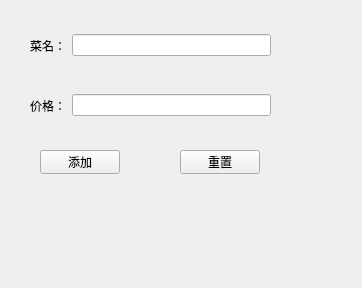
<?xml version="1.0" encoding="UTF-8"?>
<ui version="4.0">
 <class>addDishForm</class>
 <widget class="QWidget" name="addDishForm">
  <property name="geometry">
   <rect>
    <x>0</x>
    <y>0</y>
    <width>362</width>
    <height>288</height>
   </rect>
  </property>
  <property name="windowTitle">
   <string>Form</string>
  </property>
  <widget class="QWidget" name="layoutWidget">
   <property name="geometry">
    <rect>
     <x>30</x>
     <y>90</y>
     <width>241</width>
     <height>31</height>
    </rect>
   </property>
   <layout class="QHBoxLayout" name="horizontalLayout_2">
    <item>
     <widget class="QLabel" name="label_2">
      <property name="text">
       <string>价格：</string>
      </property>
     </widget>
    </item>
    <item>
     <widget class="QLineEdit" name="lineEdit_2"/>
    </item>
   </layout>
  </widget>
  <widget class="QPushButton" name="pushButton">
   <property name="geometry">
    <rect>
     <x>40</x>
     <y>150</y>
     <width>80</width>
     <height>24</height>
    </rect>
   </property>
   <property name="text">
    <string>添加</string>
   </property>
  </widget>
  <widget class="QPushButton" name="pushButton_2">
   <property name="geometry">
    <rect>
     <x>180</x>
     <y>150</y>
     <width>80</width>
     <height>24</height>
    </rect>
   </property>
   <property name="text">
    <string>重置</string>
   </property>
  </widget>
  <widget class="QWidget" name="">
   <property name="geometry">
    <rect>
     <x>30</x>
     <y>30</y>
     <width>241</width>
     <height>31</height>
    </rect>
   </property>
   <layout class="QHBoxLayout" name="horizontalLayout">
    <item>
     <widget class="QLabel" name="label">
      <property name="text">
       <string>菜名：</string>
      </property>
     </widget>
    </item>
    <item>
     <widget class="QLineEdit" name="lineEdit"/>
    </item>
   </layout>
  </widget>
 </widget>
 <resources/>
 <connections/>
</ui>
